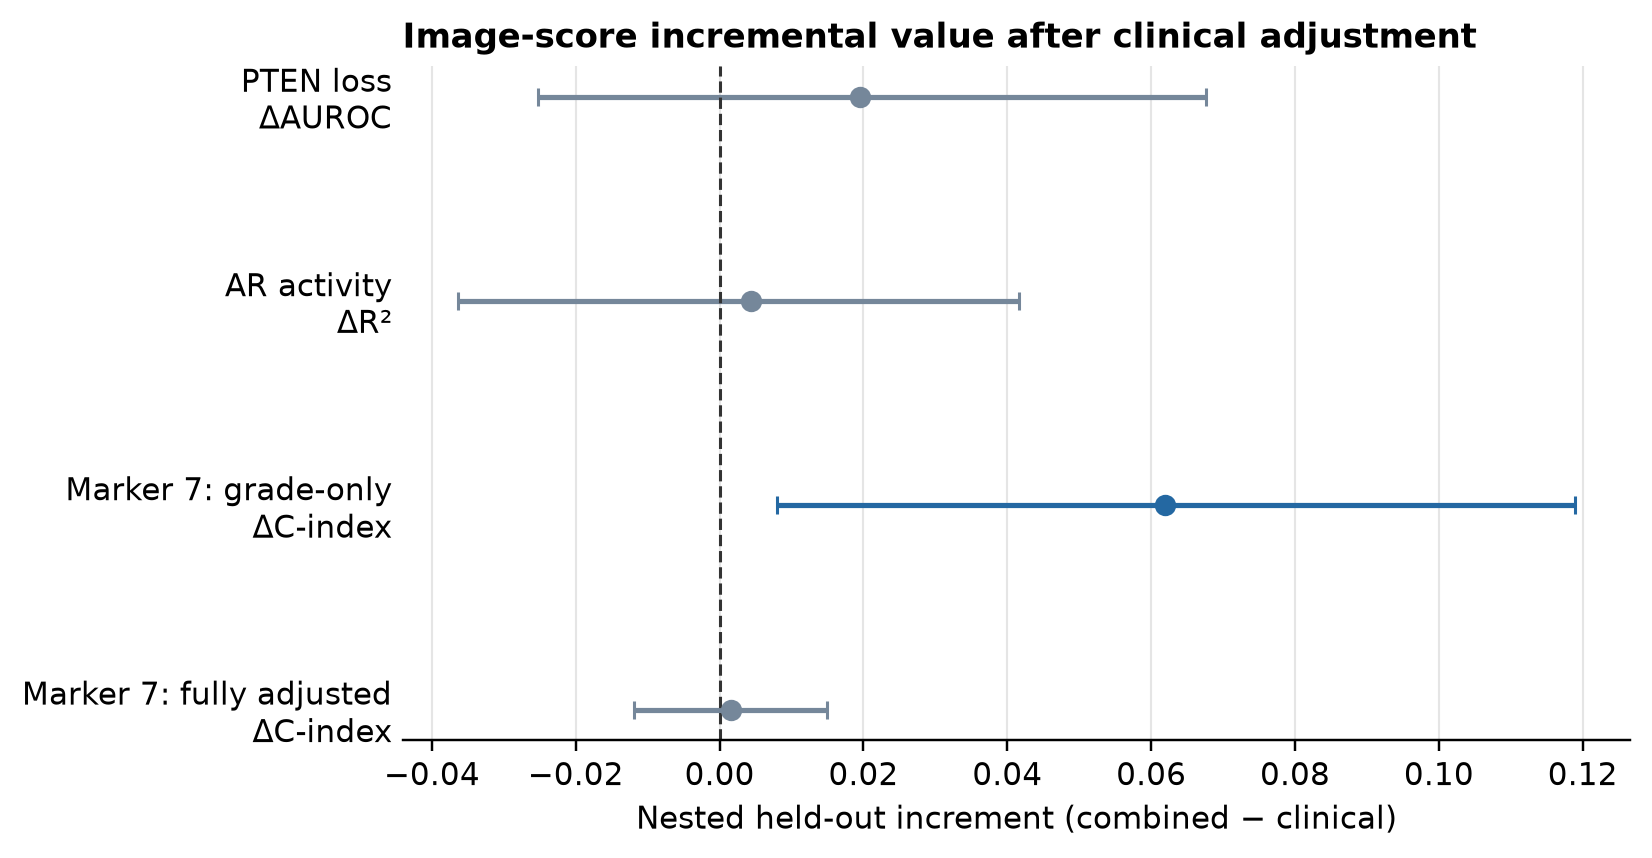

Reproduce this figure in Python.
"""Nested held-out incremental-value forest plot from generated analysis CSV."""
from pathlib import Path

import matplotlib
matplotlib.use("Agg")
import matplotlib.pyplot as plt
import pandas as pd

HERE = Path(__file__).resolve().parent
ROOT = HERE.parent.parent
data = pd.read_csv(ROOT / "resources/projects/prostate_biomarker_validation/model_workspace/confounder_nested_summary.csv")
data = data[data["scope"] == "patient"].copy()
data["label"] = [
    "PTEN loss\nΔAUROC",
    "AR activity\nΔR²",
    "Marker 7: grade-only\nΔC-index",
    "Marker 7: fully adjusted\nΔC-index",
]

fig, ax = plt.subplots(figsize=(7.6, 4.0), dpi=200)
colors = ["#75879a", "#75879a", "#2468a2", "#75879a"]
positions = list(range(len(data)))[::-1]
for position, (_, row), color in zip(positions, data.iterrows(), colors):
    low = row["delta"] - row["ci_low"]
    high = row["ci_high"] - row["delta"]
    ax.errorbar(row["delta"], position, xerr=[[low], [high]], fmt="o", color=color,
                ecolor=color, capsize=3, markersize=6, linewidth=1.7)
ax.axvline(0, color="#333333", linewidth=1, linestyle="--")
ax.set_yticks(positions, data["label"])
ax.set_xlabel("Nested held-out increment (combined − clinical)")
ax.set_title("Image-score incremental value after clinical adjustment", loc="left",
             fontsize=11, fontweight="bold")
ax.spines[["top", "right", "left"]].set_visible(False)
ax.tick_params(axis="y", length=0)
ax.grid(axis="x", color="#e5e5e5", linewidth=0.7)
fig.tight_layout()
out = HERE / "fig7_nested_confounder"
fig.savefig(out.with_suffix(".pdf"), bbox_inches="tight")
fig.savefig(out.with_suffix(".png"), dpi=220, bbox_inches="tight")
print(f"saved {out}.pdf/.png")
